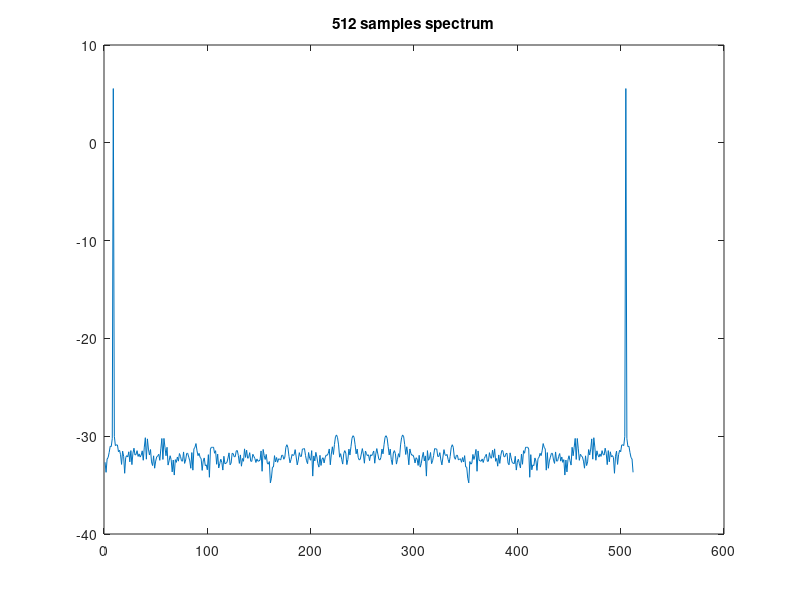
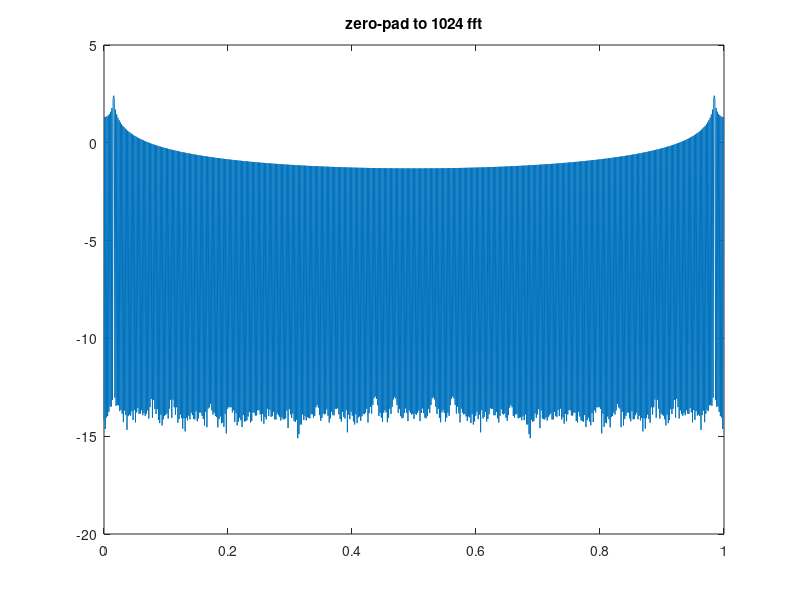
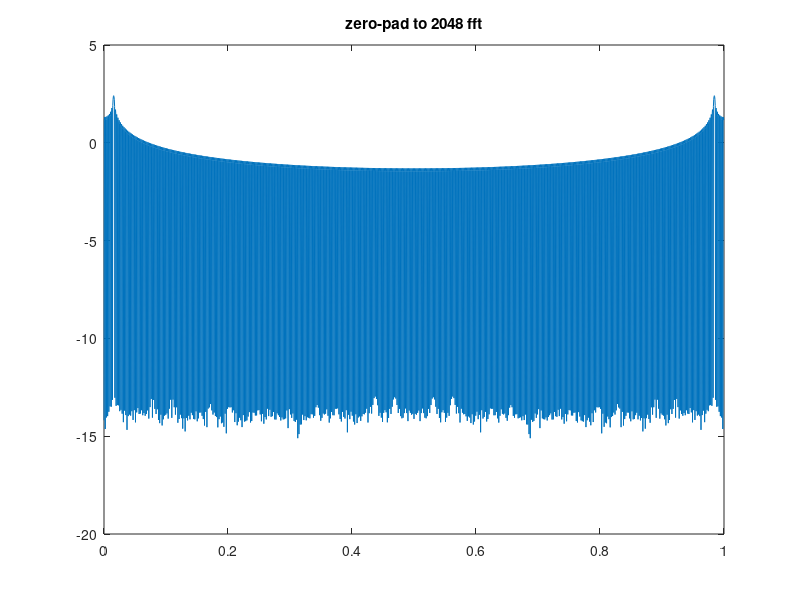
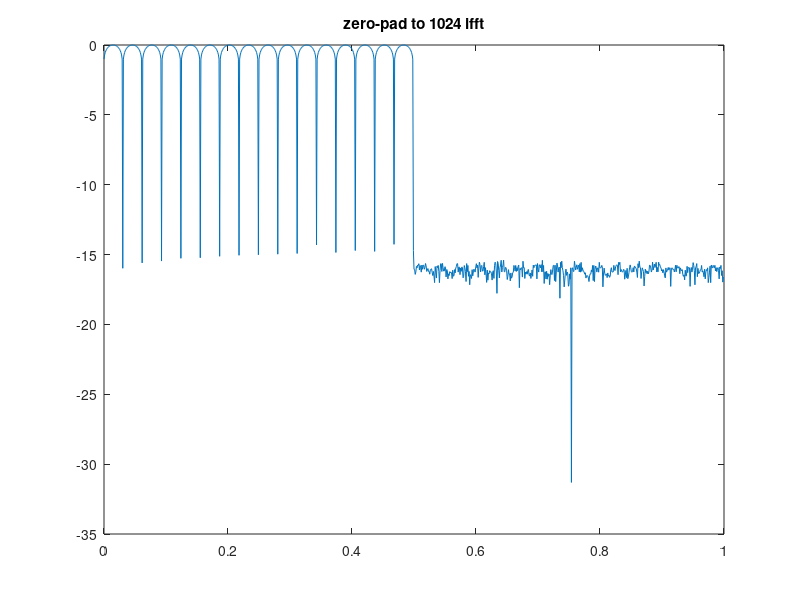

Write the MATLAB code that produced these figures, in order.
clear all;  
%intial state
   N = 512; 
      %%Sine wave:
   Fn = 1/64;                    
   x = sin(2*pi*Fn*(1:N));
   figure(1); 
   plot(log(abs(fft(x))));
   title('512 samples spectrum');
 
   
   %zero-pad to 1024
    x = sin(2*pi*Fn*(1:N));
   Nfft=1024;
   X=fft(x,Nfft);
   figure(2)
   plot((0:Nfft-1)/Nfft, log10(abs(X)));
    title('zero-pad to 1024 fft');
    
     %zero-pad to 2048
      x = sin(2*pi*Fn*(1:N));
   Nfft=2048;
   X=fft(x,Nfft);
   figure(3)
   plot((0:Nfft-1)/Nfft, log10(abs(X)));
    title('zero-pad to 2048 fft');
    
     %zero-pad to 1024 ifft
      x = sin(2*pi*Fn*(1:N));
   Nfft=1024;
   X=ifft(fft(x,Nfft));
   figure(4)
   plot((0:Nfft-1)/Nfft, log10(abs(X)));
    title('zero-pad to 1024 ifft');
 
     %zero-pad to 2048 ifft
      x = sin(2*pi*Fn*(1:N));
   Nfft=2048;
   X=ifft(fft(x,Nfft));
   figure(5)
   plot((0:Nfft-1)/Nfft, log10(abs(X)));
    title('zero-pad to 2048 ifft');
    